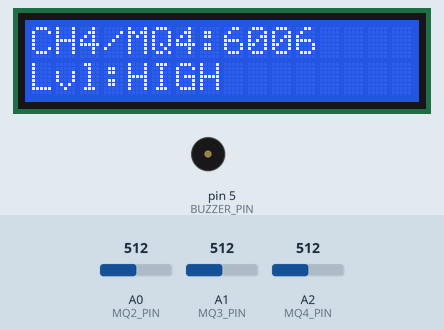
Bench run of a sketch on a simulated Arduino Uno, built with avr-gcc and run on an emulated ATmega328P. Parts: 16×2 character LCD, buzzer (waves = sounding). The inputs (shaded band) are chosen by the test bench; at power-on: A1 (MQ3_PIN) = 512, A2 (MQ4_PIN) = 512, A0 (MQ2_PIN) = 512. What the sketch prints to the serial monitor is not drawn.

Above: at 0.86 s.
1.5 s: A1 (MQ3_PIN) set to 306
3.7 s: A2 (MQ4_PIN) set to 620
At 6.38 s:
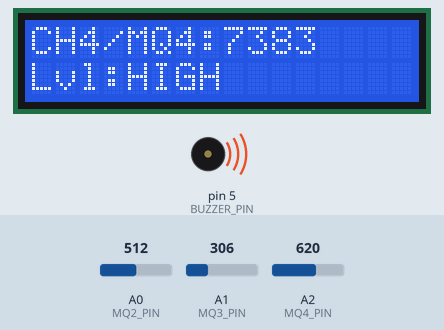
7.1 s: A2 (MQ4_PIN) set to 638
At 7.71 s:
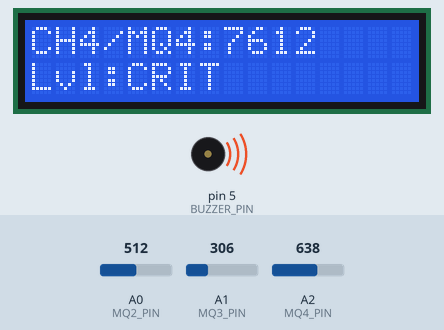
9.6 s: A0 (MQ2_PIN) set to 306
At 10.38 s:
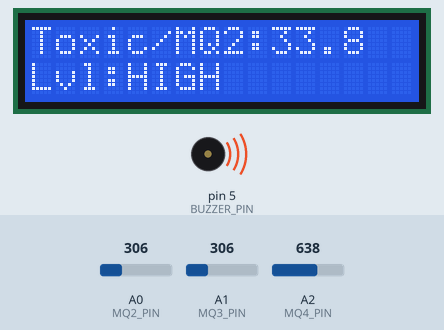
12.3 s: A0 (MQ2_PIN) set to 246
15.7 s: A0 (MQ2_PIN) set to 223
At 16.39 s:
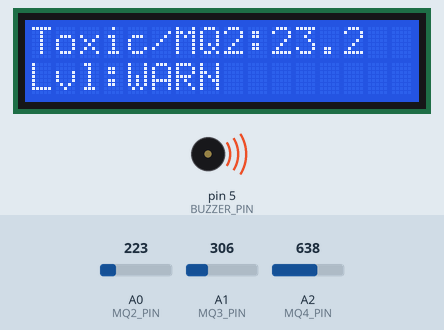
Timing chart, 0 to 19.3 s (numbered marks = the images above; inputs shaded):
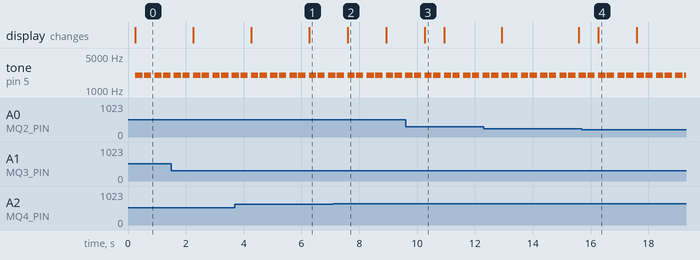

Measured:
- the behaviour switches between 629 and 630 on A2 (MQ4_PIN) (found by bisection; images 1 and 2)
- the behaviour switches between 237 and 236 on A0 (MQ2_PIN) (found by bisection; images 3 and 4)
- after the input at 7.1 s, the display: changes after 0.49 s (image 2)
- after the input at 9.6 s, the display: changes after 0.66 s (image 3)
- after the input at 15.7 s, the display: changes after 0.57 s (image 4)
- by itself, tone on pin 5 (BUZZER_PIN): repeats every 0.67 s: 2000 Hz 0.25 s, silent 0.12 s, 2000 Hz 0.25 s, silent 0.05 s
- what the display in image 2 shows lasts 1.3 s, from 7.6 s to 8.9 s

The sketch:

ESP8266_SewageGasSensor.ino
```cpp
/*
 * Arduino Uno Sewer Gas Sensor Node (MQ-2 + MQ-3 + MQ-4 + Buzzer + I2C LCD)
 *
 * Hardware:
 * - Arduino Uno
 * - MQ-2 on A0 (toxic/combustible sewer gas proxy)
 * - MQ-3 on A1 (flammable VOC/alcohol vapor)
 * - MQ-4 on A2 (methane)
 * - Active buzzer on D5 (GPIO14)
 * - 16x2 I2C LCD (0x27)
 *
 * Serial Output to ESP8266:
 * - CSV line: mq2_ppm,mq3_ppm,ch4_ppm,warnScore
 */

#include <Wire.h>
#include <LiquidCrystal_I2C.h>
#include <SoftwareSerial.h>

// ===== Hardware Pins =====
const int MQ2_PIN = A0;
const int MQ3_PIN = A1;
const int MQ4_PIN = A2;
const int BUZZER_PIN = 5;
const int ESP_RX_PIN = 2;
const int ESP_TX_PIN = 3;

// ===== Sensor Safety Limits (must match dashboard assumptions) =====
const float LIMIT_CH4 = 5000.0;   // MQ-4 methane
const float LIMIT_MQ2 = 25.0;     // MQ-2 toxic sewer gas proxy
const float LIMIT_MQ3 = 200.0;    // MQ-3 flammable VOC vapor

// ===== ADC & LCD =====
LiquidCrystal_I2C lcd(0x27, 16, 2);
SoftwareSerial espLink(ESP_RX_PIN, ESP_TX_PIN);

// ===== System Variables =====
unsigned long lastUpdateTime = 0;
unsigned long lastScreenSwitch = 0;
const unsigned long updateInterval = 30000;
const unsigned long lcdRotateInterval = 2000;
int lcdPage = 0;

// ===== Utility =====
float mapFloat(float x, float inMin, float inMax, float outMin, float outMax) {
  if (x < inMin) x = inMin;
  if (x > inMax) x = inMax;
  return (x - inMin) * (outMax - outMin) / (inMax - inMin) + outMin;
}

String riskLabel(float ratio) {
  if (ratio < 0.6) return "SAFE";
  if (ratio < 1.0) return "WARN";
  if (ratio < 1.5) return "HIGH";
  return "CRIT";
}

int warningScore(float ch4, float mq2, float mq3) {
  float s1 = min((ch4 / LIMIT_CH4) * 100.0, 100.0);
  float s2 = min((mq2 / LIMIT_MQ2) * 100.0, 100.0);
  float s3 = min((mq3 / LIMIT_MQ3) * 100.0, 100.0);
  return (int)((0.3 * s1) + (0.35 * s2) + (0.35 * s3));
}

void beepPattern(float ch4, float mq2, float mq3) {
  bool critical = (ch4 > LIMIT_CH4) || (mq2 > LIMIT_MQ2) || (mq3 > LIMIT_MQ3);
  bool warning = (ch4 > LIMIT_CH4 * 0.8) || (mq2 > LIMIT_MQ2 * 0.8) || (mq3 > LIMIT_MQ3 * 0.8);

  if (critical) {
    tone(BUZZER_PIN, 2000, 250);
    delay(300);
    tone(BUZZER_PIN, 2000, 250);
  } else if (warning) {
    tone(BUZZER_PIN, 1400, 180);
  } else {
    noTone(BUZZER_PIN);
  }
}

float readVoltage(int analogPin) {
  int raw = analogRead(analogPin);
  return raw * 5.0 / 1023.0;
}

float readMqttToPpm(float voltage, float maxPpm) {
  return mapFloat(voltage, 0.2, 4.8, 0.0, maxPpm);
}

void showLcd(float ch4, float mq2, float mq3) {
  if (millis() - lastScreenSwitch >= lcdRotateInterval) {
    lcdPage = (lcdPage + 1) % 3;
    lastScreenSwitch = millis();
  }

  float ratioCH4 = ch4 / LIMIT_CH4;
  float ratioMQ2 = mq2 / LIMIT_MQ2;
  float ratioMQ3 = mq3 / LIMIT_MQ3;

  lcd.clear();
  if (lcdPage == 0) {
    lcd.setCursor(0, 0);
    lcd.print("CH4/MQ4:");
    lcd.print((int)ch4);
    lcd.setCursor(0, 1);
    lcd.print("Lvl:");
    lcd.print(riskLabel(ratioCH4));
  } else if (lcdPage == 1) {
    lcd.setCursor(0, 0);
    lcd.print("Toxic/MQ2:");
    lcd.print(mq2, 1);
    lcd.setCursor(0, 1);
    lcd.print("Lvl:");
    lcd.print(riskLabel(ratioMQ2));
  } else {
    lcd.setCursor(0, 0);
    lcd.print("VOC/MQ3:");
    lcd.print(mq3, 1);
    lcd.setCursor(0, 1);
    lcd.print("Lvl:");
    lcd.print(riskLabel(ratioMQ3));
  }
}

void setup() {
  Serial.begin(115200);
  espLink.begin(9600);
  delay(100);

  pinMode(BUZZER_PIN, OUTPUT);
  noTone(BUZZER_PIN);

  Wire.begin();
  lcd.init();
  lcd.backlight();
  lcd.clear();
  lcd.setCursor(0, 0);
  lcd.print("Sewer Gas Node");
  lcd.setCursor(0, 1);
  lcd.print("Booting...");

  lcd.clear();
  lcd.setCursor(0, 0);
  lcd.print("Analog Inputs");
  lcd.setCursor(0, 1);
  lcd.print("To ESP8266");
}

void loop() {
  int rawMQ2 = analogRead(MQ2_PIN);
  int rawMQ3 = analogRead(MQ3_PIN);
  int rawMQ4 = analogRead(MQ4_PIN);

  float vMQ2 = rawMQ2 * 5.0 / 1023.0;
  float vMQ3 = rawMQ3 * 5.0 / 1023.0;
  float vMQ4 = rawMQ4 * 5.0 / 1023.0;

  // Approximate PPM mappings (must be calibrated for production accuracy)
  float mq2_ppm = readMqttToPpm(vMQ2, 120.0);
  float mq3_ppm = readMqttToPpm(vMQ3, 600.0);
  float ch4_ppm = readMqttToPpm(vMQ4, 12000.0);

  int warnScore = warningScore(ch4_ppm, mq2_ppm, mq3_ppm);

  Serial.println("========================================");
  Serial.print("MQ-2 Raw: "); Serial.print(rawMQ2); Serial.print("  Voltage: "); Serial.print(vMQ2, 2); Serial.println(" V");
  Serial.print("MQ-3 Raw: "); Serial.print(rawMQ3); Serial.print("  Voltage: "); Serial.print(vMQ3, 2); Serial.println(" V");
  Serial.print("MQ-4 Raw: "); Serial.print(rawMQ4); Serial.print("  Voltage: "); Serial.print(vMQ4, 2); Serial.println(" V");
  Serial.print("MQ-4 CH4: "); Serial.print(ch4_ppm, 2); Serial.println(" PPM");
  Serial.print("MQ-2 Toxic Index: "); Serial.print(mq2_ppm, 2); Serial.println(" PPM");
  Serial.print("MQ-3 VOC Vapor: "); Serial.print(mq3_ppm, 2); Serial.println(" PPM");
  Serial.print("Warning Score: "); Serial.println(warnScore);

  showLcd(ch4_ppm, mq2_ppm, mq3_ppm);
  beepPattern(ch4_ppm, mq2_ppm, mq3_ppm);

  String payload = String(mq2_ppm, 2) + "," + String(mq3_ppm, 2) + "," + String(ch4_ppm, 2) + "," + String(warnScore);
  espLink.println(payload);
  Serial.print("[UNO->ESP] ");
  Serial.println(payload);

  if (millis() - lastUpdateTime >= updateInterval) {
    lastUpdateTime = millis();
    Serial.println("[UNO] Sensor payload sent to ESP8266 for ThingSpeak upload.");
  }

  delay(300);
}
```
